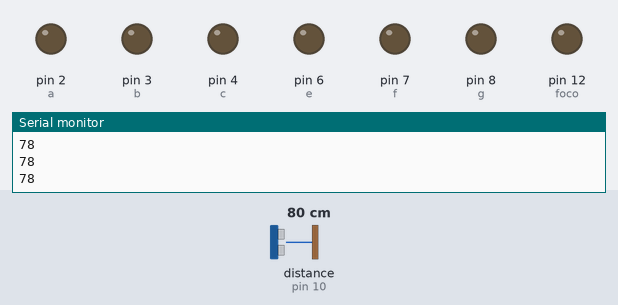
This sketch was run on a simulated Arduino Uno, built with avr-gcc and run on an emulated ATmega328P. On the bench: output pins drawn as LEDs (lit = HIGH), the last lines printed to the serial monitor. Wiring (inferred from the names in the program): ultrasonic range finder: trigger pin 9; echo pin 10. Dashed ring = blinking. The test bench sets the inputs (shaded band); at power-on: distance to the obstacle (sensor on pin 10) 80 cm. The echo pulse lasts 58.3 µs per cm; pins used as bus, display or sensor lines are not drawn.

Above: at 1.2 s.
1.3 s: distance to the obstacle (sensor on pin 10) set to 13 cm
2.8 s: distance to the obstacle (sensor on pin 10) set to 10 cm
At 3.6 s:
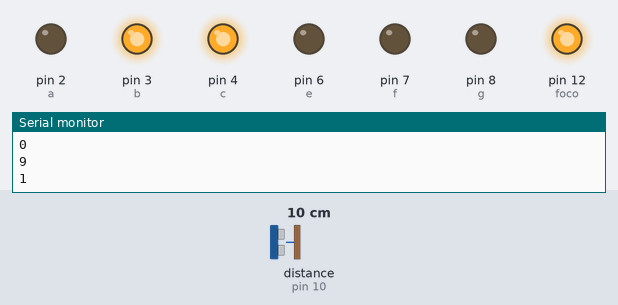
At 4.1 s:
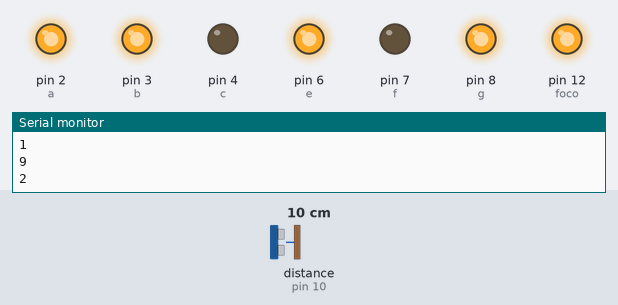
5.8 s: distance to the obstacle (sensor on pin 10) set to 8 cm
At 8.6 s:
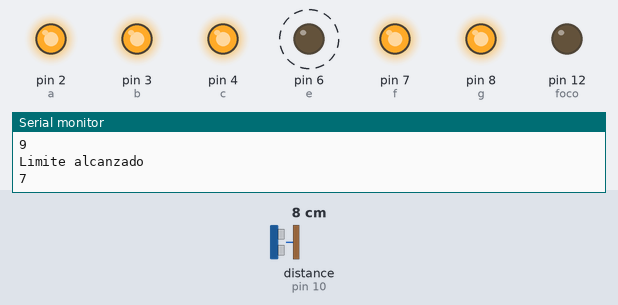
8.8 s: distance to the obstacle (sensor on pin 10) set to 5 cm
Timing chart, 0 to 11.3 s (numbered marks = the images above; inputs shaded):
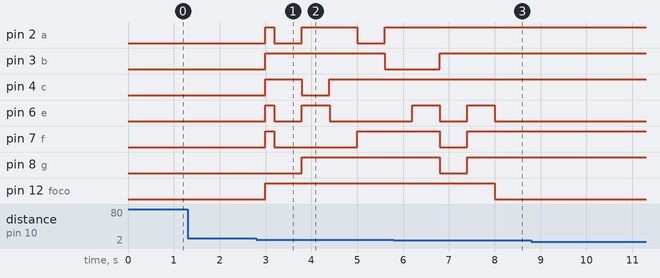

The sketch:

proyecto_4.ino
```cpp
//Fundación Kinal
//Centro Educativo Técnico Labral Kinal
//Electrónica
//Grado: Quinto
//Sección: A
//Curso: Taller de Electrónica Digital y Reparación de Computadoras I
//Nombre: Josué David Alvizuris Pérez
//Carné: 2022041
#define a 2
#define b 3
#define c 4
#define de 5
#define e 6
#define f 7
#define g 8
#define trigger 9
#define echo 10
#define foco 12
long d;
int gente = -1;
void setup() {
  Serial.begin(9600);
  for(int i = 2; i <=8; i++){
    pinMode(i,OUTPUT);
  }
   pinMode(a, OUTPUT);
   pinMode(b, OUTPUT);
   pinMode(c, OUTPUT);
   pinMode(de, OUTPUT);
   pinMode(e, OUTPUT);
   pinMode(f, OUTPUT);
   pinMode(g, OUTPUT);
  pinMode(trigger, OUTPUT);
  pinMode(echo, INPUT);
  pinMode(foco, OUTPUT);
  digitalWrite(trigger, LOW);

}
void loop(){
  Serial.println(d);
  Medicion();
  personas_maximas();
}
int Medicion(){
  long t;
  digitalWrite(trigger, HIGH);
  delayMicroseconds(10);
  digitalWrite(trigger, LOW);
  t = pulseIn(echo, HIGH);
  d = t/59;
  delay(100);
  return d;
}
void personas_maximas(){
  if(d >= 6 && d <=10){
    gente = gente + 1;
    Serial.println(gente);
        switch(gente){
        case 0:
        digitalWrite(foco, HIGH);
      digitalWrite(a, HIGH);
    digitalWrite(b, HIGH);
    digitalWrite(c, HIGH);
    digitalWrite(de, HIGH);
    digitalWrite(e, HIGH);
    digitalWrite(f, HIGH);
    digitalWrite(g, LOW);
    delay(100);

      break;
    case 1:
    digitalWrite(foco, HIGH);
      digitalWrite(a, LOW);
    digitalWrite(b, HIGH);
    digitalWrite(c, HIGH);
    digitalWrite(de, LOW);
    digitalWrite(e, LOW);
    digitalWrite(f, LOW);
    digitalWrite(g, LOW);
    delay(500);
    break;
    case 2:
    digitalWrite(foco, HIGH);
      digitalWrite(a, HIGH);
    digitalWrite(b, HIGH);
    digitalWrite(c, LOW);
    digitalWrite(de, HIGH);
    digitalWrite(e, HIGH);
    digitalWrite(f, LOW);
    digitalWrite(g, HIGH);
      delay(500);
      break;
    case 3:
    digitalWrite(foco, HIGH);
     digitalWrite(a, HIGH);
    digitalWrite(b, HIGH);
    digitalWrite(c, HIGH);
    digitalWrite(de, HIGH);
    digitalWrite(e, LOW);
    digitalWrite(f, LOW);
    digitalWrite(g, HIGH);
  delay(500);
  break;
    case 4:
    digitalWrite(foco, HIGH);
      digitalWrite(a, LOW);
    digitalWrite(b, HIGH);
    digitalWrite(c, HIGH);
    digitalWrite(de, LOW);
    digitalWrite(e, LOW);
    digitalWrite(f, HIGH);
    digitalWrite(g, HIGH);
     delay(500);
     break;
    case 5:
    digitalWrite(foco, HIGH);
      digitalWrite(a, HIGH);
    digitalWrite(b, LOW);
    digitalWrite(c, HIGH);
    digitalWrite(de, HIGH);
    digitalWrite(e, LOW);
    digitalWrite(f, HIGH);
    digitalWrite(g, HIGH);
    delay(500);
     break;
    case 6:
    digitalWrite(foco, HIGH);
      digitalWrite(a, HIGH);
    digitalWrite(b, LOW);
    digitalWrite(c, HIGH);
    digitalWrite(de, HIGH);
    digitalWrite(e, HIGH);
    digitalWrite(f, HIGH);
    digitalWrite(g, HIGH);
    delay(500);
    break;
    case 7:
    digitalWrite(foco, HIGH);
      digitalWrite(a, HIGH);
    digitalWrite(b, HIGH);
    digitalWrite(c, HIGH);
    digitalWrite(de, LOW);
    digitalWrite(e, LOW);
    digitalWrite(f, LOW);
    digitalWrite(g, LOW);
    delay(500);
    break;
    case 8:
    digitalWrite(foco, HIGH);
      digitalWrite(a, HIGH);
    digitalWrite(b, HIGH);
    digitalWrite(c, HIGH);
    digitalWrite(de, HIGH);
    digitalWrite(e, HIGH);
    digitalWrite(f, HIGH);
    digitalWrite(g, HIGH);
    delay(500);
    break;
    case 9:
    digitalWrite(foco, LOW);
      digitalWrite(a, HIGH);
    digitalWrite(b, HIGH);
    digitalWrite(c, HIGH);
    digitalWrite(de, LOW);
    digitalWrite(e, LOW);
    digitalWrite(f, HIGH);
    digitalWrite(g, HIGH);
    Serial.println("Limite alcanzado");
    delay(500);
    break;
        }
}
}
```

Measured:
- the behaviour switches between 12 and 11 cm on distance to the obstacle (sensor on pin 10) (found by bisection; images 0 and 1)
- after the input at 2.8 s, pin 2 (a): goes HIGH 0.20 s, LOW 0.60 s, HIGH 1.2 s, LOW 0.60 s, then HIGH, starting after 0.19 s; pin 3 (b): LOW → HIGH after 0.19 s, → LOW 2.6 s later
